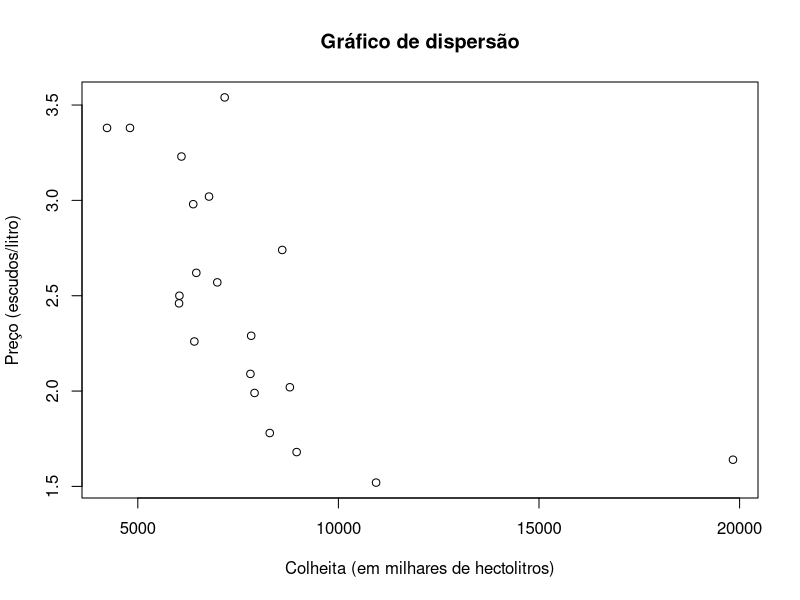
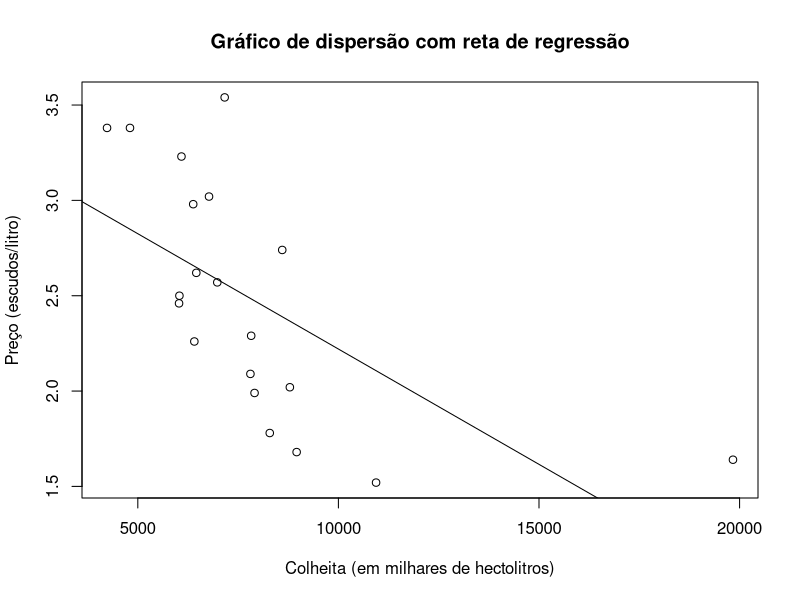
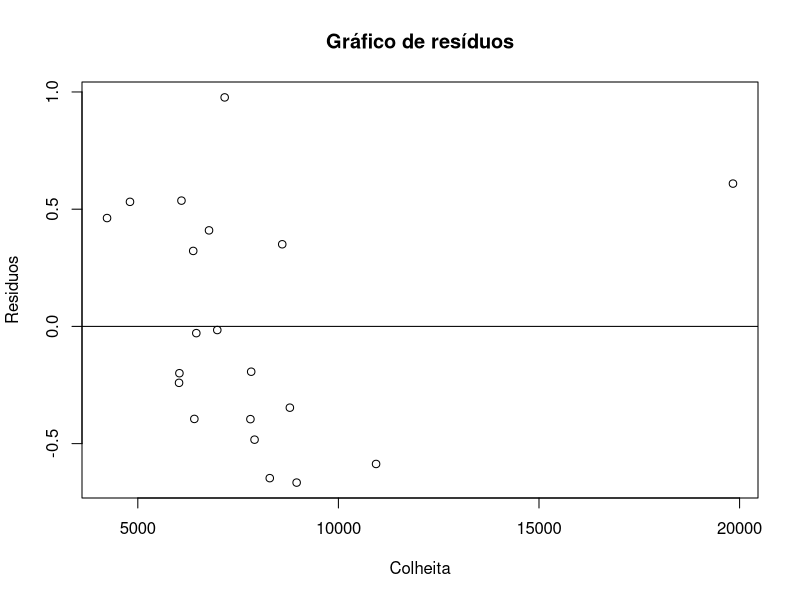
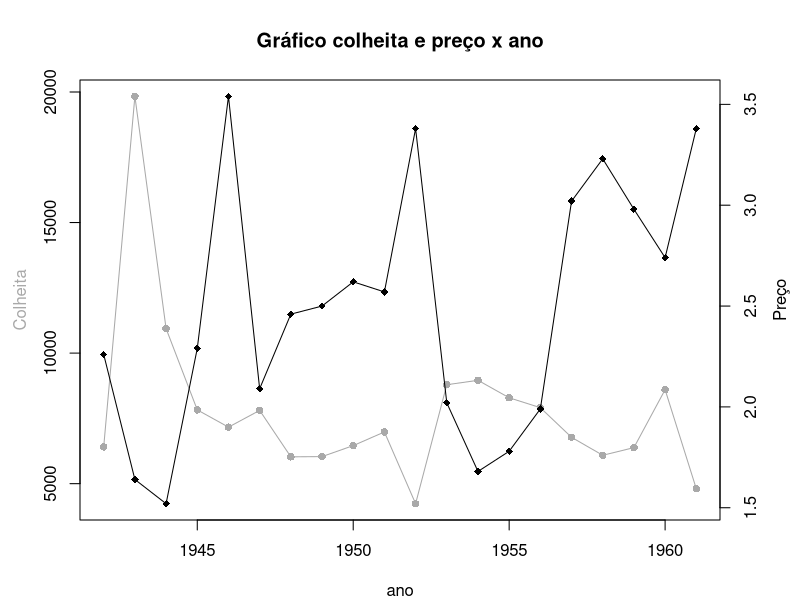
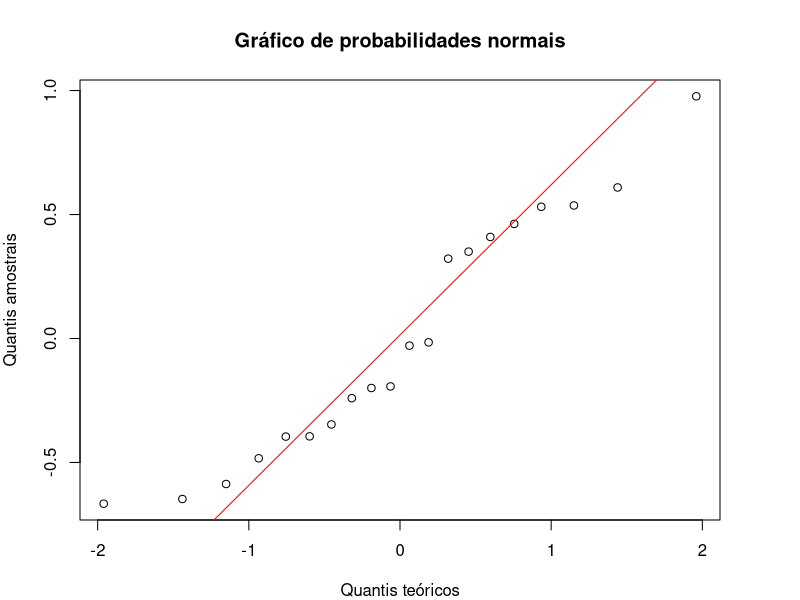
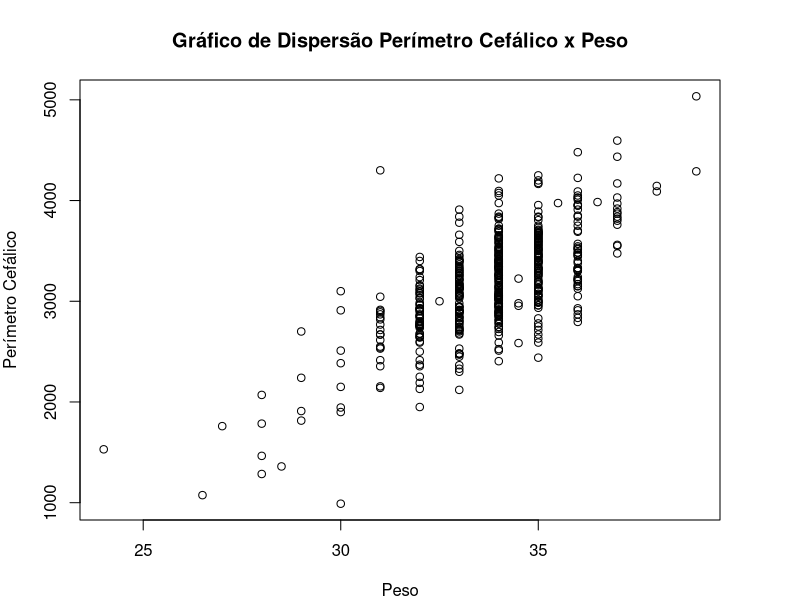
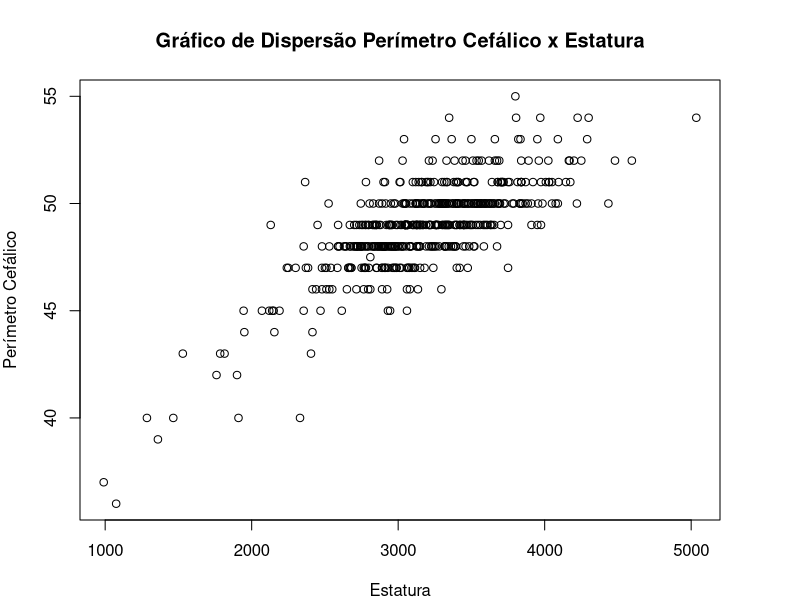
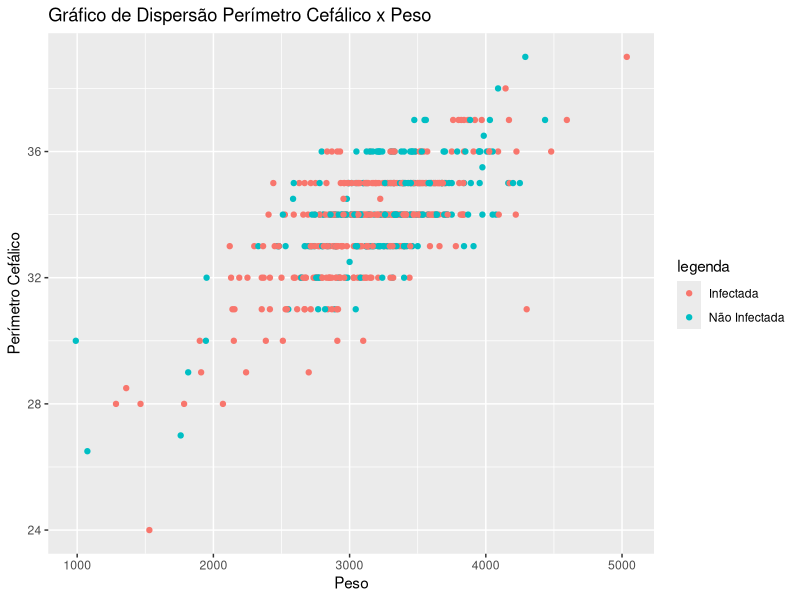

Here is the R script that generated these plots, in order:
## ---- chunk 1
ano<-c(1942,1943,1944,1945,1946,1947,1948,1949,1950,1951,
       1952,1953,1954,1955,1956,1957,1958,1959,1960,1961)

colheita<-c(6409, 19835, 10939, 7826, 7165, 7807, 6028, 6037, 6458, 6981,
            4233, 8790, 8959, 8289, 7910, 6775, 6088, 6381, 8600, 4805)

preco<-c(2.26, 1.64, 1.52, 2.29, 3.54, 2.09, 2.46, 2.50, 2.62, 2.57,
         3.38, 2.02, 1.68, 1.78, 1.99, 3.02, 3.23, 2.98, 2.74, 3.38)
tabela <- data.frame(ano, colheita, preco)
## ---- chunk 2
#Grafico de dispersao
plot( preco ~ colheita, 
      xlab = "Colheita (em milhares de hectolitros)",
      ylab = "Preço (escudos/litro)",
      main = "Gráfico de dispersão")
#Correlacao linear 
cor(preco, colheita)
## ---- chunk 3
plot( preco ~ colheita, 
      xlab = "Colheita (em milhares de hectolitros)",
      ylab = "Preço (escudos/litro)",
      main = "Gráfico de dispersão com reta de regressão")
abline(lm (preco ~ colheita))
lm (preco ~ colheita)

## ---- chunk 4
lm(preco~colheita)
residuos <- resid(lm(preco~colheita))
plot(colheita, residuos,
     ylab="Residuos",
     xlab="Colheita",
     main="Gráfico de resíduos") 
abline(0,0)
## ---- chunk 5
par(mar=c(4,4,4,4))
#grafico de dispersão ano x colheita
plot (colheita~ano, type="o", col="darkgray", ylab = "", pch=16,
      main = "Gráfico colheita e preço x ano")
mtext("Colheita", side = 2, line = 2.5, col="darkgray")
par(new=TRUE)
#grafico de dispersão ano x preço
plot(preco~ano, axes=FALSE, type='o', col='black', ann=FALSE, pch=18)
mtext("Preço", side = 4, line = 2.5, col="black")
axis(4)
## ---- chunk 6
qqnorm(residuos, 
       main = "Gráfico de probabilidades normais", 
       xlab = "Quantis teóricos", 
       ylab = "Quantis amostrais")
qqline(residuos, col="red")
## ---- chunk 7
library (magrittr)
dados <- read.csv2("dadosmalariaCEA15P14.csv")
#Retirar os dados que contém N/A
dados <- dados %>% subset(!is.na(pc)) %>% subset(!is.na(peso)) %>% subset(!is.na(est))
## ---- chunk 8
#Gráfico de Dispersão Perímetro Cefálico x Peso
plot(dados$peso~dados$pc, xlab="Peso", ylab="Perímetro Cefálico",
     main= "Gráfico de Dispersão Perímetro Cefálico x Peso")
## ---- chunk 9
#Correlação Perímetro Cefálico x Peso
cor(dados$peso,dados$pc)
## ---- chunk 10
#Gráfico de Dispersão Perímetro Cefálico x Estatura
plot(dados$est~dados$peso, xlab="Estatura", ylab="Perímetro Cefálico",
     main= "Gráfico de Dispersão Perímetro Cefálico x Estatura")
## ---- chunk 11
#Correlação Perímetro Cefálico x Estatura
cor(dados$pc,dados$est)

## ---- chunk 12
equação <- (lm(dados$pc~dados$peso))
equação
## ---- chunk 13
equação <- (lm(dados$pc~dados$est+dados$peso))
equação
## ---- chunk 14
#organização dos dados a serem usados,
#transformar grupo em variável binária
dados2 <- data.frame(dados$peso, dados$grupo, dados$pc)
dadosgrupo <- vector(length=length(dados2$dados.grupo))
dadosgrupo[which(dados2$dados.grupo!=0)] <- 'Infectada'
dadosgrupo[which(dados2$dados.grupo==0)] <- "Não Infectada"
dados2$dados.grupo <- dadosgrupo
## ---- chunk 15
library(ggplot2)
legenda <- as.factor(dados2$dados.grupo)
ggplot(data = dados2, 
      aes(x = dados2$dados.peso, y =dados2$dados.pc, colour = legenda)) +
      geom_point()+
      xlab("Peso")+
      ylab("Perímetro Cefálico")+
      labs(title="Gráfico de Dispersão Perímetro Cefálico x Peso")

## ---- chunk 16
#organização dos dados a serem utilizados, transformar grupo em binário
#transformar idade em binária (maior que 35/ menor ou igual a 35)
dados3 <- data.frame( dados$grupo, dados$pc, dados$idade)
dadosgrupo <- vector(length=length(dados3$dados.grupo))
dadosgrupo[which(dados3$dados.grupo!=0)] <- 1
dados3$dados.grupo <- dadosgrupo
dadosgrupo2 <- vector(length=length(dados3$dados.idade))
dadosgrupo2[which(dados3$dados.idade<=35)] <- 0
dadosgrupo2[which(dados3$dados.idade>35)] <- 1
dados3$idadecat<- dadosgrupo2
## ---- chunk 17
fit1 <- lm(dados3$dados.pc~dados3$dados.grupo+dados3$idadecat)
summary(fit1)
par(mfrow=c(2,2))
plot(fit1, caption = c("Resíduos x Ajustados", "QQ-Plot Normal",
                       "Locação e Escala", "resìduos e alavancagem"))
